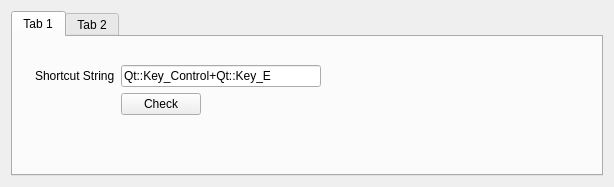
<?xml version="1.0" encoding="UTF-8"?>
<ui version="4.0">
 <class>MainWindow</class>
 <widget class="QMainWindow" name="MainWindow">
  <property name="geometry">
   <rect>
    <x>0</x>
    <y>0</y>
    <width>614</width>
    <height>187</height>
   </rect>
  </property>
  <property name="windowTitle">
   <string/>
  </property>
  <property name="unifiedTitleAndToolBarOnMac">
   <bool>true</bool>
  </property>
  <widget class="QWidget" name="centralWidget">
   <layout class="QVBoxLayout" name="verticalLayout_2">
    <item>
     <widget class="QTabWidget" name="tabWidget">
      <property name="currentIndex">
       <number>0</number>
      </property>
      <widget class="QWidget" name="tab_3">
       <attribute name="title">
        <string>Tab 1</string>
       </attribute>
       <layout class="QVBoxLayout" name="verticalLayout_3">
        <item>
         <widget class="QWidget" name="widget" native="true">
          <layout class="QFormLayout" name="formLayout_2">
           <property name="fieldGrowthPolicy">
            <enum>QFormLayout::FieldsStayAtSizeHint</enum>
           </property>
           <item row="0" column="0">
            <layout class="QFormLayout" name="formLayout"/>
           </item>
           <item row="1" column="0">
            <widget class="QLabel" name="label">
             <property name="text">
              <string>Shortcut String</string>
             </property>
            </widget>
           </item>
           <item row="1" column="1">
            <widget class="QLineEdit" name="txtshortcut">
             <property name="sizePolicy">
              <sizepolicy hsizetype="MinimumExpanding" vsizetype="Fixed">
               <horstretch>0</horstretch>
               <verstretch>0</verstretch>
              </sizepolicy>
             </property>
             <property name="minimumSize">
              <size>
               <width>200</width>
               <height>0</height>
              </size>
             </property>
             <property name="text">
              <string>Qt::Key_Control+Qt::Key_E</string>
             </property>
             <property name="placeholderText">
              <string>Qt::Key_Control+Qt::Key_Q</string>
             </property>
            </widget>
           </item>
           <item row="2" column="1">
            <widget class="QPushButton" name="btncheck">
             <property name="text">
              <string>Check</string>
             </property>
            </widget>
           </item>
          </layout>
         </widget>
        </item>
       </layout>
      </widget>
      <widget class="QWidget" name="tab_4">
       <attribute name="title">
        <string>Tab 2</string>
       </attribute>
      </widget>
     </widget>
    </item>
   </layout>
  </widget>
 </widget>
 <layoutdefault spacing="6" margin="11"/>
 <resources/>
 <connections/>
</ui>
